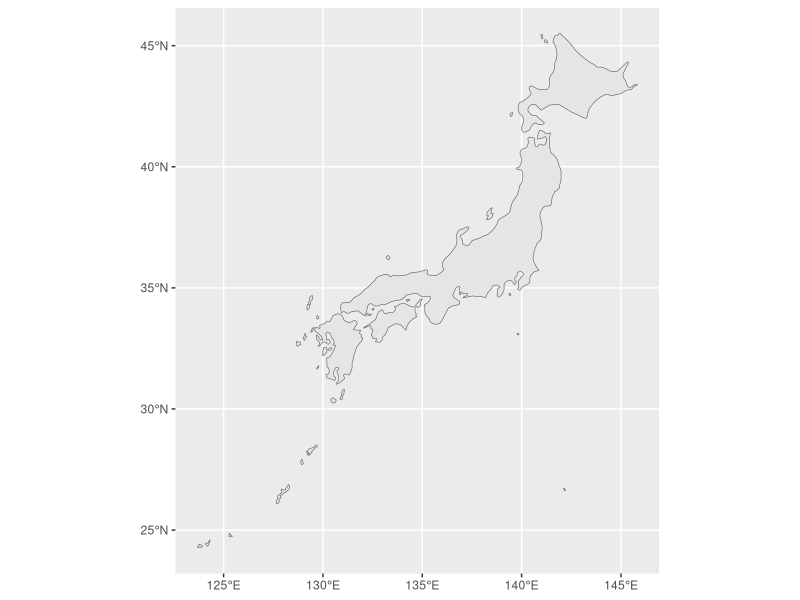
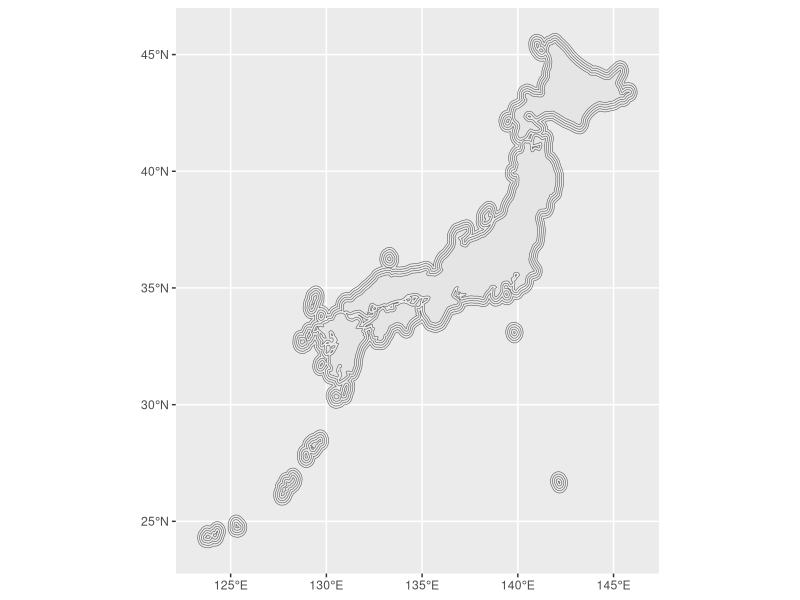
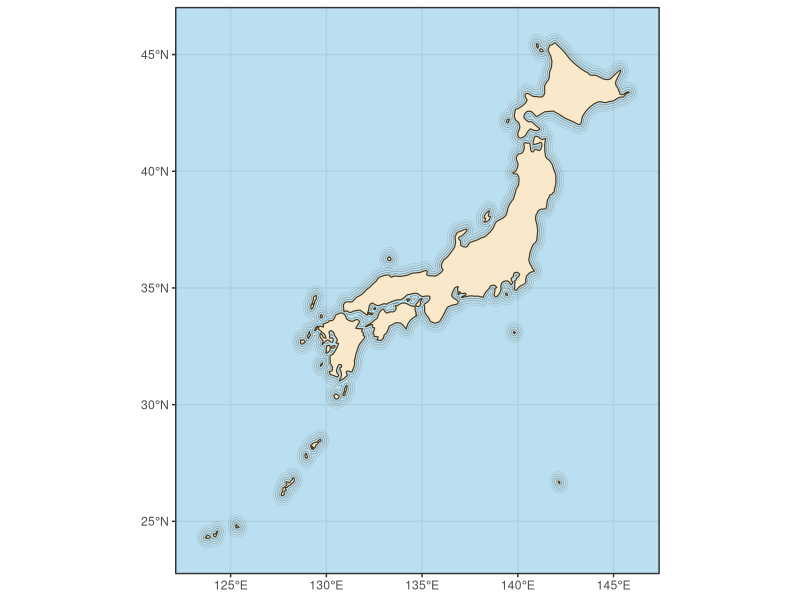

Source code (R) for these figures, in order: (Note: this script raises an error after producing the figures.)
## ---- chunk 1
#| warning: false

# Packages
library(dplyr) #pipe and basics
library(ggplot2) #plotting
library(sf) #working with maps
library(rnaturalearth) #get countries shapefiles
## ---- chunk 2
#| warning: false
japan_map <- rnaturalearth::ne_countries(country = "Japan", #country name
                                         scale = "medium", #map resolution
                                         returnclass = "sf" #object class
                                         )
## ---- chunk 3
japan_map %>% 
  ggplot()+
  geom_sf()
## ---- chunk 4
#| comment: '#>'
#| code-overflow: wrap
sf::sf_use_s2(FALSE)
## ---- chunk 5
#| comment: '#>'
#| code-overflow: wrap
#| warning: false

japan_buffer1 <- sf::st_buffer(japan_map, dist = 0.1)
japan_buffer2 <- sf::st_buffer(japan_map, dist = 0.2)
japan_buffer3 <- sf::st_buffer(japan_map, dist = 0.3)
japan_buffer4 <- sf::st_buffer(japan_map, dist = 0.4)

#> Warning: st_buffer does not correctly buffer longitude/latitude datadist is assumed to be in decimal degrees (arc_degrees).
## ---- chunk 6
japan_map %>% 
  ggplot()+
  geom_sf()+
  geom_sf(data = japan_buffer1, fill = NA)+
  geom_sf(data = japan_buffer2, fill = NA)+
  geom_sf(data = japan_buffer3, fill = NA)+
  geom_sf(data = japan_buffer4, fill = NA)
## ---- chunk 7
japan_map %>% 
  ggplot()+
  geom_sf(fill = "#f9e9ca", 
          color = "#48351c",
          linewidth = 0.4)+
  geom_sf(data = japan_buffer1, 
          fill = NA, 
          color = "#48351c90")+
  geom_sf(data = japan_buffer2, 
          fill = NA, 
          color = "#48351c70")+
  geom_sf(data = japan_buffer3, 
          fill = NA, 
          color = "#48351c50")+
  geom_sf(data = japan_buffer4, 
          fill = NA, 
          color = "#48351c30")+
  theme_bw()+
  theme(
    panel.background = element_rect(fill = "#badff0"),
    panel.grid = element_line(color = "#afd2e2")
  )+
  coord_sf(clip = "off")
## ---- chunk 8
#| echo: false
#| warning: false
library(sessioninfo)
session_info(pkgs = "attached")
